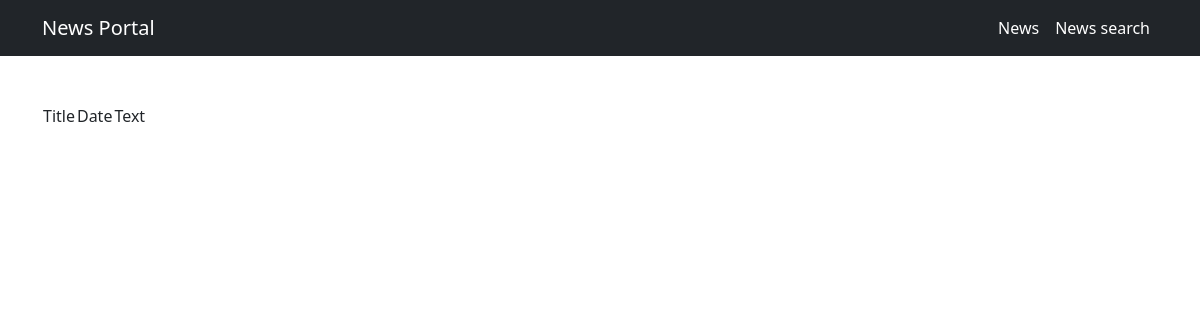
The page /news/ on the database as committed earlier.
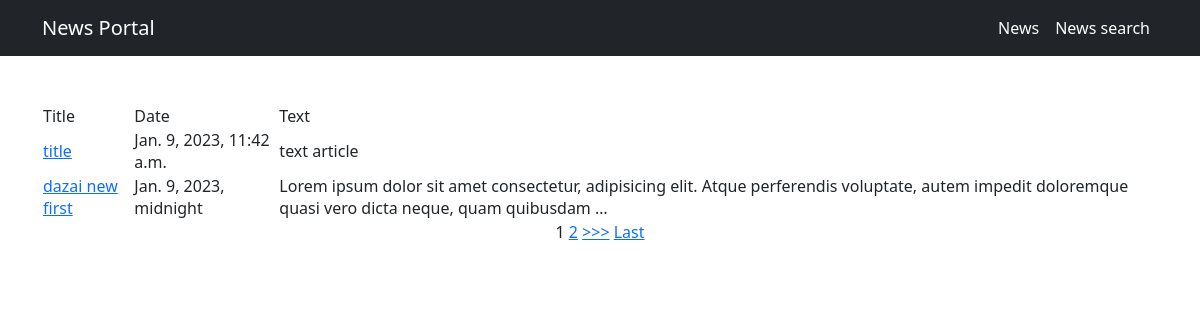
The same page on the database as committed later.
### news/models.py (models this page shows, shortened)
class Post(models.Model):
    author = models.ForeignKey("Author", on_delete=models.CASCADE)
    type_post = models.CharField(max_length=2, choices=TYPE_CATEGORY)
    date = models.DateTimeField(auto_now_add=True)
    category = models.ManyToManyField(Category, through="PostCategory")
    title = models.CharField(max_length=64)
    text = models.TextField(max_length=1000)
    _rating = models.IntegerField(default=0, db_column="rating")
    @property
    def rating(self):
        return self._rating
    @rating.setter
    def rating(self, value):
        self._rating = int(value) if value >= 0 else 0
        self.save()

### news/views.py (the view)
# urls.py: path("", NewsList.as_view()),
class NewsList(ListView):
    model = Post
    ordering = "-date"
    template_name = "news.html"
    context_object_name = "news"
    paginate_by = 2

### templates/news.html (shortened to what this page needs)
{% extends "default.html" %}
{% block content %}
  <table>
    <tr>
      <td>Title</td>
      <td>Date</td>
      <td>Text</td>
    </tr>
    {% for n in news %}
      <tr>
        <td>
          <a href="{{ n.id }}">{{ n.title }}</a>
        </td>
        <td>{{ n.date }}</td>
        <td>{{ n.text|truncatewords:20 }}</td>
      </tr>
    {% endfor %}
  </table>
  {% if is_paginated %}
    {% for num in page_obj.paginator.page_range %}
      {% if page_obj.number == num %}
        <a>{{ num }}</a>
      {% elif num > page_obj.number|add:'-3' and num < page_obj.number|add:'3' %}
        <a href="?page={{ num }}">{{ num }}</a>
      {% endif %}
    {% endfor %}
    {% if page_obj.has_next %}
      <a href="?page={{ page_obj.next_page_number }}">>>></a>
      <a href="?page={{ page_obj.paginator.num_pages }}">Last</a>
    {% endif %}
  {% endif %}
{% endblock content %}

Rows that differ between the two databases and show on the page:
added Post: title "title", date "Jan. 9, 2023, 11:42 a.m.", text "text article"
added Post: title "dazai new first", date "Jan. 9, 2023, midnight", text "Lorem ipsum dolor sit amet consectetur, adipisicing elit. Atque perferendis voluptate, autem impedit doloremque quasi vero dicta neque, quam quibusdam …"
Other text that changed with them:
new list line: "1"
new list line: "2"
text now shown: ">>> Last"
